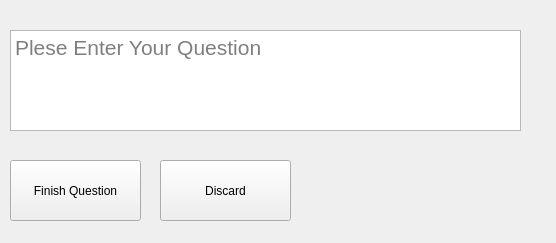
<?xml version="1.0" encoding="UTF-8"?>
<ui version="4.0">
 <class>OpenQuestion</class>
 <widget class="QMainWindow" name="OpenQuestion">
  <property name="geometry">
   <rect>
    <x>0</x>
    <y>0</y>
    <width>556</width>
    <height>243</height>
   </rect>
  </property>
  <property name="windowTitle">
   <string>Open Question</string>
  </property>
  <widget class="QWidget" name="centralwidget">
   <widget class="QTextEdit" name="question_txt">
    <property name="geometry">
     <rect>
      <x>10</x>
      <y>30</y>
      <width>511</width>
      <height>101</height>
     </rect>
    </property>
    <property name="font">
     <font>
      <pointsize>16</pointsize>
     </font>
    </property>
    <property name="placeholderText">
     <string>Plese Enter Your Question</string>
    </property>
   </widget>
   <widget class="QPushButton" name="finish_btn">
    <property name="geometry">
     <rect>
      <x>10</x>
      <y>160</y>
      <width>131</width>
      <height>61</height>
     </rect>
    </property>
    <property name="text">
     <string>Finish Question</string>
    </property>
   </widget>
   <widget class="QPushButton" name="discard_btn">
    <property name="geometry">
     <rect>
      <x>160</x>
      <y>160</y>
      <width>131</width>
      <height>61</height>
     </rect>
    </property>
    <property name="text">
     <string>Discard</string>
    </property>
   </widget>
   <widget class="QLabel" name="feedback_label">
    <property name="geometry">
     <rect>
      <x>10</x>
      <y>190</y>
      <width>161</width>
      <height>16</height>
     </rect>
    </property>
    <property name="styleSheet">
     <string notr="true">color:rgb(255, 0, 0)</string>
    </property>
    <property name="text">
     <string/>
    </property>
   </widget>
  </widget>
 </widget>
 <resources/>
 <connections/>
</ui>
